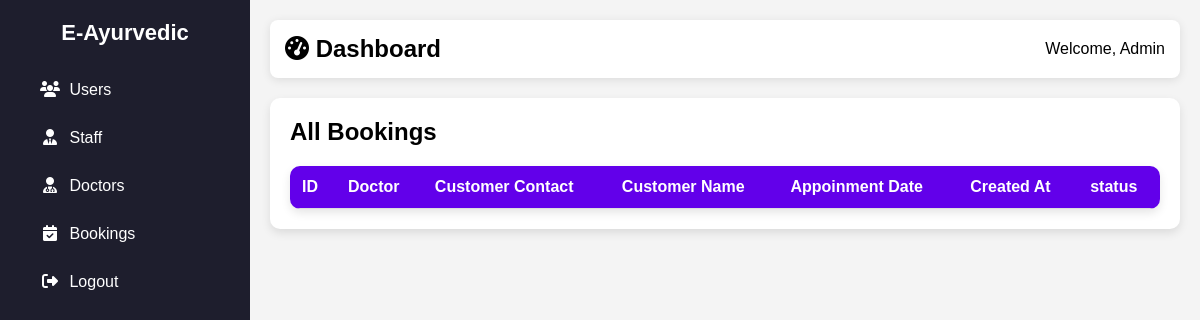
The page /bookings/ on the database as committed earlier.
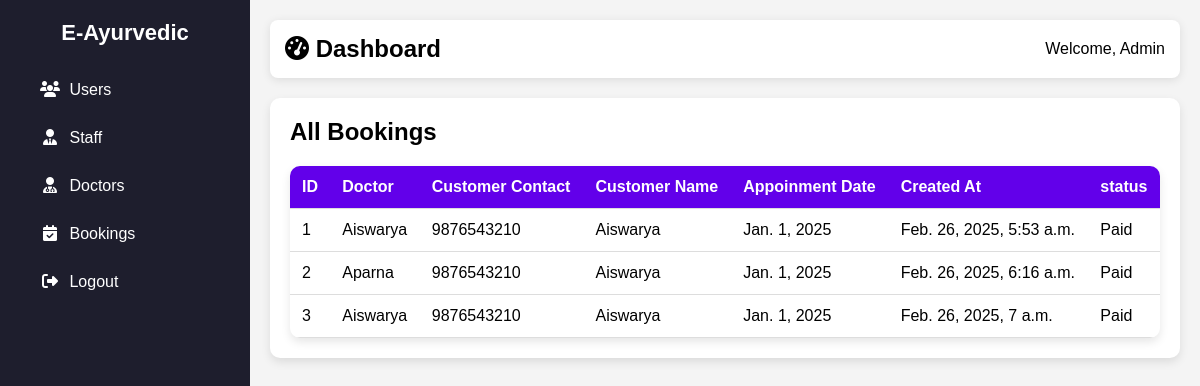
The same page on the database as committed later.
### app/models.py (models this page shows, shortened)
class Booking(models.Model):
    doctor = models.ForeignKey(Doctor, on_delete=models.CASCADE, related_name='bookings')
    customer_contact = models.CharField(max_length=15, null=True, blank=True)
    customer_name = models.CharField(max_length=100, null=True, blank=True)
    appointment_date = models.DateField()
    appointment_time = models.TimeField()
    created_at = models.DateTimeField(auto_now_add=True)
    status = models.CharField(
        max_length=20,
        choices=[('Pending', 'Pending'), ('Paid', 'Paid')],
        default='Pending'
    )

class Doctor(models.Model):
    department = models.ForeignKey(Department, on_delete=models.CASCADE, related_name='doctors')
    name = models.CharField(max_length=100)
    bio = models.TextField(blank=True, null=True)
    available = models.BooleanField(default=True)
    consultation_fee = models.DecimalField(max_digits=10, decimal_places=2, default=0.00)  # Add this field
    def __str__(self):
        return self.name

### app/views.py (the view)
# urls.py: path('bookings/', views.view_bookings, name='view_bookings'),
def view_bookings(request):
    bookings = Booking.objects.all()
    return render(request, 'admin/view_bookings.html', {'bookings': bookings})

### templates/admin/view_bookings.html (shortened to what this page needs)
<!DOCTYPE html>
<html lang="en">
<head>
    <link rel="stylesheet" href="https://cdnjs.cloudflare.com/ajax/libs/font-awesome/6.4.2/css/all.min.css">
</head>
<body>
    <div class="sidebar">
        <h2>E-Ayurvedic</h2>
        <ul>
            <li><a href="{% url 'view_users' %}"><i class="fas fa-users"></i> <span>Users</span></a></li>
            <li><a href="{% url 'view_staff' %}"><i class="fas fa-user-tie"></i> <span>Staff</span></a></li>
            <li><a href="{% url 'view_doctors' %}"><i class="fas fa-user-md"></i> <span>Doctors</span></a></li>
            <li><a href="{% url 'view_bookings' %}"><i class="fas fa-calendar-check"></i> <span>Bookings</span></a></li>
            <li><a href="../logout"><i class="fas fa-sign-out-alt"></i> <span>Logout</span></a></li>
        </ul>
    </div>
    <div class="main-content">
        <div class="header">
           <h2><i class="fas fa-tachometer-alt"></i> Dashboard</h2>
            <div class="user-info">
                <span>Welcome, Admin</span>
            </div>
        </div>
        <div class="content">
            {% block content %}
            <h2>All Bookings</h2>
            <table>
                <tr>
                    <th>ID</th>
                    <th>Doctor</th>
                    <th>Customer Contact</th>
                    <th>Customer Name</th>
                    <th>Appoinment Date</th>
                    <th>Created At</th>
                    <th>status</th>
                </tr>
                {% for booking in bookings %}
                <tr>
                    <td>{{ booking.id }}</td>
                    <td>{{ booking.doctor }}</td>
                    <td>{{ booking.customer_contact }}</td>
                    <td>{{ booking.customer_name }}</td>
                    <td>{{ booking.appointment_date }}</td>
                    <td>{{ booking.created_at }}</td>
                    <td>{{ booking.status }}</td>
                </tr>
                {% endfor %}
            </table>
            {% endblock %}
        </div>
    </div>
</body>
</html>

Rows that differ between the two databases and show on the page:
added Booking: id "1", doctor "Aiswarya", customer_contact "9876543210", customer_name "Aiswarya", appointment_date "Jan. 1, 2025", created_at "Feb. 26, 2025, 5:53 a.m.", status "Paid"
added Booking: id "2", doctor "Aparna", customer_contact "9876543210", customer_name "Aiswarya", appointment_date "Jan. 1, 2025", created_at "Feb. 26, 2025, 6:16 a.m.", status "Paid"
added Booking: id "3", doctor "Aiswarya", customer_contact "9876543210", customer_name "Aiswarya", appointment_date "Jan. 1, 2025", created_at "Feb. 26, 2025, 7 a.m.", status "Paid"
